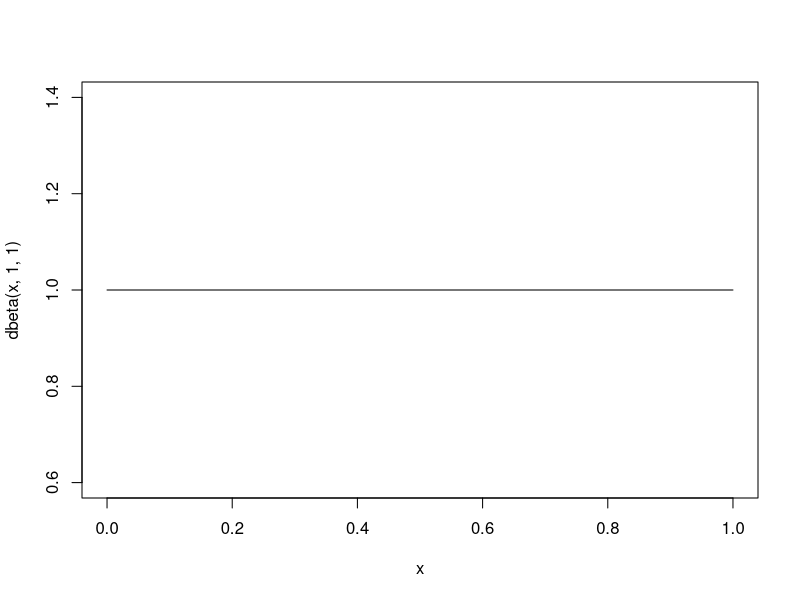
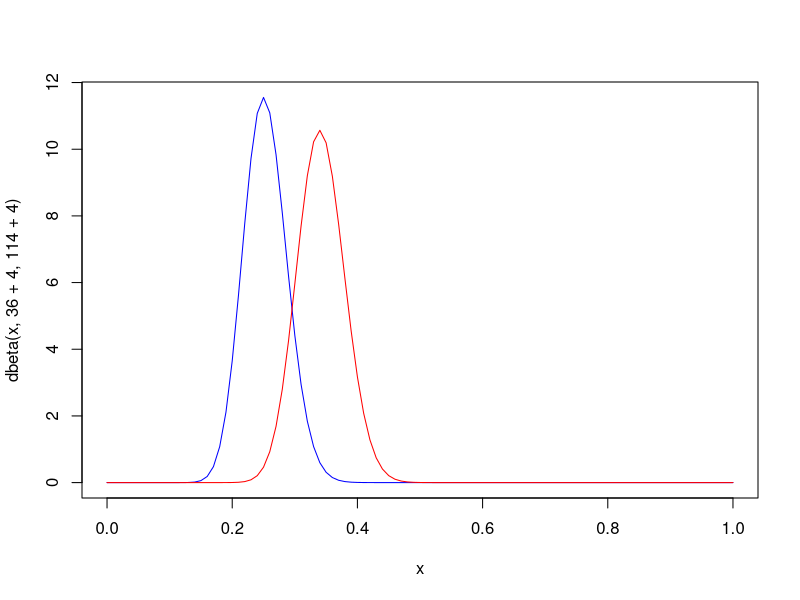
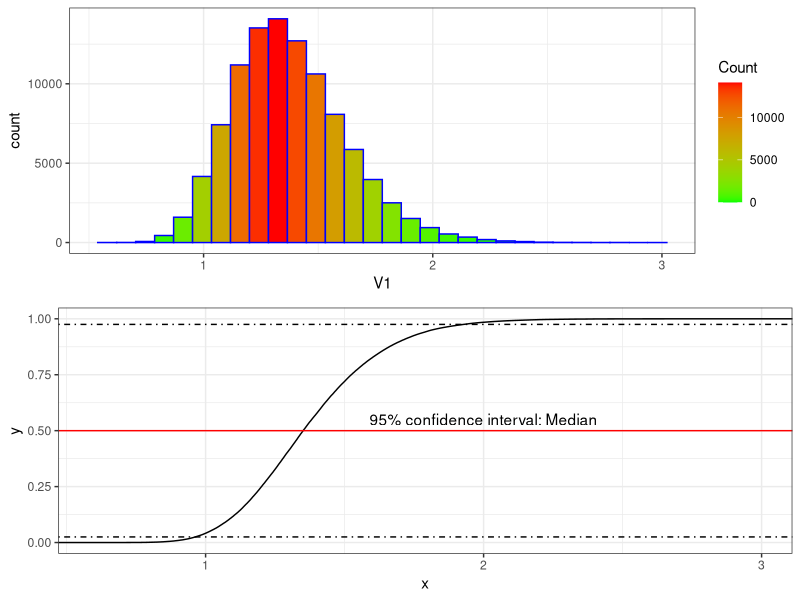

Write R code to recreate these figures, in order.

library(ggplot2)
library(grid)
library(gridExtra)
library(tidyr)

curve(dbeta(x, 1,1)) # these are our weak priors for the AB test.  We don't know or have any reason to believe A over B

curve(dbeta(x, 36+4, 114+4), col = "blue")
curve(dbeta(x, 50+4, 100+4), add = TRUE, col = "red")
 
n.trials <- 100000
prior.alpha <- 4
prior.beta <- 4

a.samples <- rbeta(n.trials,36+prior.alpha,114+prior.beta)
b.samples <- rbeta(n.trials,50+prior.alpha,100+prior.beta)
p.b_superior <- sum(b.samples > a.samples)/n.trials

### Using dbeta with ggplot


# p.b_superior
# par(mfrow = c(2,1))
# hist(b.samples/a.samples, breaks = 40)
# lines(density(b.samples/a.samples), lwd = 2)
# plot(ecdf(b.samples/a.samples)) 

data <- as.data.frame(b.samples/a.samples)
names(data) <- "V1"

hist_plot <- ggplot(
  data = data, 
  aes(V1)
) + geom_histogram(
  col = "blue", 
  bins = 30,
  # alpha = .7, 
  aes(fill = ..count..)
  ) + 
  scale_fill_gradient(
    "Count", 
    low = "green", 
    high = "red"
  ) + theme_bw()

cdf_data <- data.frame(x = b.samples/a.samples)
cdf_plot <- ggplot(
  cdf_data, 
  aes(x)
) + stat_ecdf() + 
  geom_hline(yintercept = .50, col = "red") +
  geom_hline(yintercept = .975, linetype = "dotdash", col = "black") + 
  geom_hline(yintercept = .025, linetype = "dotdash", col = "black") + 
  annotate("text", x = 2.0, y =.55, label = "95% confidence interval: Median") + 
  theme_bw()
  

grid.arrange(hist_plot, cdf_plot)




#plot(ecdf(rbeta(1000, 1,1)))
